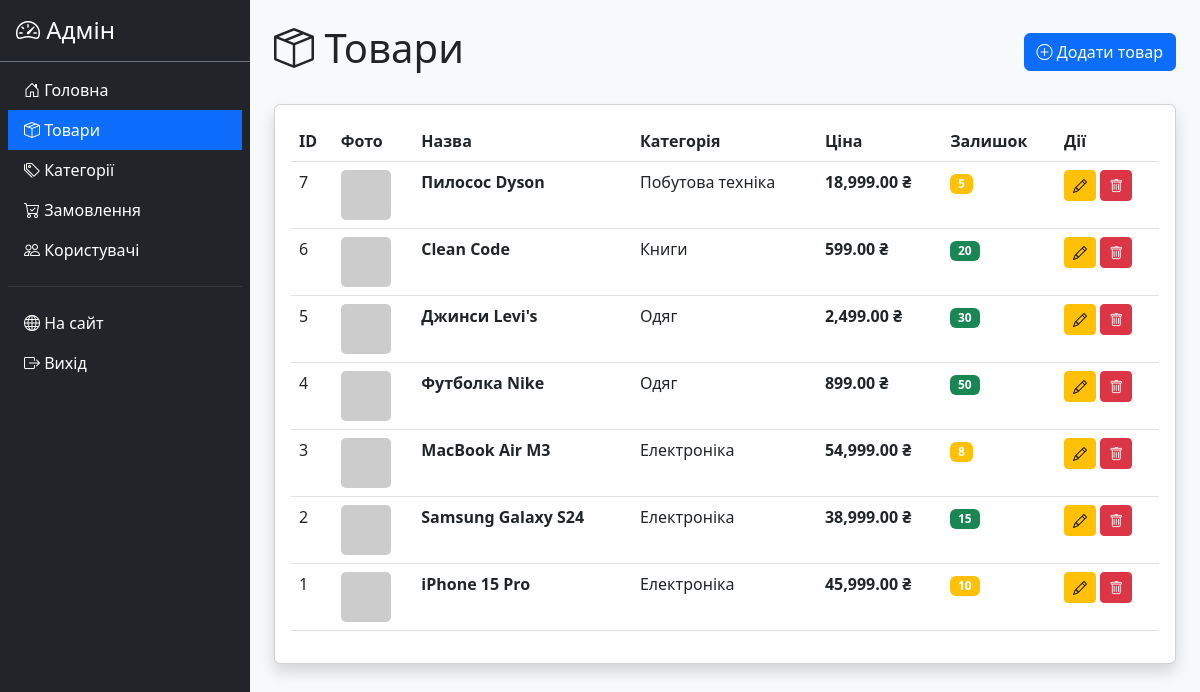
/admin/products.php (signed in), run on the app's committed database.
### tables this page shows
CREATE TABLE products (
    id INT AUTO_INCREMENT PRIMARY KEY,
    category_id INT,
    name VARCHAR(255) NOT NULL,
    description TEXT,
    price DECIMAL(10, 2) NOT NULL,
    image VARCHAR(255),
    stock INT DEFAULT 0,
    created_at TIMESTAMP DEFAULT CURRENT_TIMESTAMP,
    FOREIGN KEY (category_id) REFERENCES categories(id) ON DELETE SET NULL,
    INDEX idx_category (category_id)
);

CREATE TABLE categories (
    id INT AUTO_INCREMENT PRIMARY KEY,
    name VARCHAR(100) NOT NULL,
    description TEXT,
    created_at TIMESTAMP DEFAULT CURRENT_TIMESTAMP
);

### config.php (called while the page is built, shortened)
<?php
function e($str) {
    return htmlspecialchars($str ?? '', ENT_QUOTES, 'UTF-8');
}
?>

### admin/products.php (the view, shortened to what this page needs)
<?php
require_once '../config.php';
$products = $pdo->query("SELECT p.*, c.name as category_name FROM products p LEFT JOIN categories c ON p.category_id = c.id ORDER BY p.id DESC")->fetchAll();
?>
<!DOCTYPE html>
<html lang="uk">
<head>
    <link href="https://cdn.jsdelivr.net/npm/bootstrap@5.3.0/dist/css/bootstrap.min.css" rel="stylesheet">
    <link rel="stylesheet" href="https://cdn.jsdelivr.net/npm/bootstrap-icons@1.10.0/font/bootstrap-icons.css">
</head>
<body>
    <div class="d-flex">
        <?php include 'sidebar.php'; ?>
        <div class="flex-grow-1 p-4 bg-light">
            <div class="d-flex justify-content-between align-items-center mb-4">
                <h1><i class="bi bi-box-seam"></i> Товари</h1>
                <button class="btn btn-primary" data-bs-toggle="modal" data-bs-target="#productModal">
                    <i class="bi bi-plus-circle"></i> Додати товар
                </button>
            </div>
            <div class="card shadow">
                <div class="card-body">
                    <div class="table-responsive">
                        <table class="table table-hover">
                            <thead>
                                <tr>
                                    <th>ID</th>
                                    <th>Фото</th>
                                    <th>Назва</th>
                                    <th>Категорія</th>
                                    <th>Ціна</th>
                                    <th>Залишок</th>
                                    <th>Дії</th>
                                </tr>
                            </thead>
                            <tbody>
                                <?php foreach ($products as $p): ?>
                                    <tr>
                                        <td><?= $p['id'] ?></td>
                                        <td>
                                            <img src="../uploads/<?= e($p['image']) ?>"
                                                 style="width:50px;height:50px;object-fit:cover;border-radius:5px;"
                                                 onerror="this.src='https://via.placeholder.com/50'">
                                        </td>
                                        <td><strong><?= e($p['name']) ?></strong></td>
                                        <td><?= e($p['category_name']) ?></td>
                                        <td><strong><?= number_format($p['price'], 2) ?> ₴</strong></td>
                                        <td>
                                            <?php if ($p['stock'] > 10): ?>
                                                <span class="badge bg-success"><?= $p['stock'] ?></span>
                                            <?php elseif ($p['stock'] > 0): ?>
                                                <span class="badge bg-warning"><?= $p['stock'] ?></span>
                                            <?php else: ?>
                                                <span class="badge bg-danger">Немає</span>
                                            <?php endif; ?>
                                        </td>
                                        <td>
                                            <button class="btn btn-sm btn-warning"
                                                    onclick="editProduct(<?= htmlspecialchars(json_encode($p)) ?>)">
                                                <i class="bi bi-pencil"></i>
                                            </button>
                                            <a href="?delete=<?= $p['id'] ?>"
                                               class="btn btn-sm btn-danger"
                                               onclick="return confirm('Видалити товар?')">
                                                <i class="bi bi-trash"></i>
                                            </a>
                                        </td>
                                    </tr>
                                <?php endforeach; ?>
                            </tbody>
                        </table>
                    </div>
                </div>
            </div>
        </div>
    </div>
</body>
</html>

### admin/sidebar.php
<div class="bg-dark text-white" style="width: 250px; min-height: 100vh;">
    <div class="p-3 border-bottom border-secondary">
        <h4 class="mb-0">
            <i class="bi bi-speedometer2"></i> Адмін
        </h4>
    </div>
    <ul class="nav flex-column p-2">
        <li class="nav-item">
            <a class="nav-link text-white <?= basename($_SERVER['PHP_SELF']) == 'index.php' ? 'active bg-primary' : '' ?>"
               href="index.php">
                <i class="bi bi-house-door"></i> Головна
            </a>
        </li>
        <li class="nav-item">
            <a class="nav-link text-white <?= basename($_SERVER['PHP_SELF']) == 'products.php' ? 'active bg-primary' : '' ?>"
               href="products.php">
                <i class="bi bi-box-seam"></i> Товари
            </a>
        </li>
        <li class="nav-item">
            <a class="nav-link text-white <?= basename($_SERVER['PHP_SELF']) == 'categories.php' ? 'active bg-primary' : '' ?>"
               href="categories.php">
                <i class="bi bi-tags"></i> Категорії
            </a>
        </li>
        <li class="nav-item">
            <a class="nav-link text-white <?= basename($_SERVER['PHP_SELF']) == 'orders.php' ? 'active bg-primary' : '' ?>"
               href="orders.php">
                <i class="bi bi-cart-check"></i> Замовлення
            </a>
        </li>
        <li class="nav-item">
            <a class="nav-link text-white <?= basename($_SERVER['PHP_SELF']) == 'users.php' ? 'active bg-primary' : '' ?>"
               href="users.php">
                <i class="bi bi-people"></i> Користувачі
            </a>
        </li>
        <li class="nav-item">
            <hr class="border-secondary">
        </li>
        <li class="nav-item">
            <a class="nav-link text-white" href="../index.php">
                <i class="bi bi-globe"></i> На сайт
            </a>
        </li>
        <li class="nav-item">
            <a class="nav-link text-white" href="../logout.php">
                <i class="bi bi-box-arrow-right"></i> Вихід
            </a>
        </li>
    </ul>
</div>

### data on the page
products: id "7", name "Пилосос Dyson", category.name "Побутова техніка", price "18,999.00", stock "5"
products: id "6", name "Clean Code", category.name "Книги", price "599.00", stock "20"
products: id "5", name "Джинси Levi's", category.name "Одяг", price "2,499.00", stock "30"
products: id "4", name "Футболка Nike", category.name "Одяг", price "899.00", stock "50"
products: id "3", name "MacBook Air M3", category.name "Електроніка", price "54,999.00", stock "8"
products: id "2", name "Samsung Galaxy S24", category.name "Електроніка", price "38,999.00", stock "15"
products: id "1", name "iPhone 15 Pro", category.name "Електроніка", price "45,999.00", stock "10"
